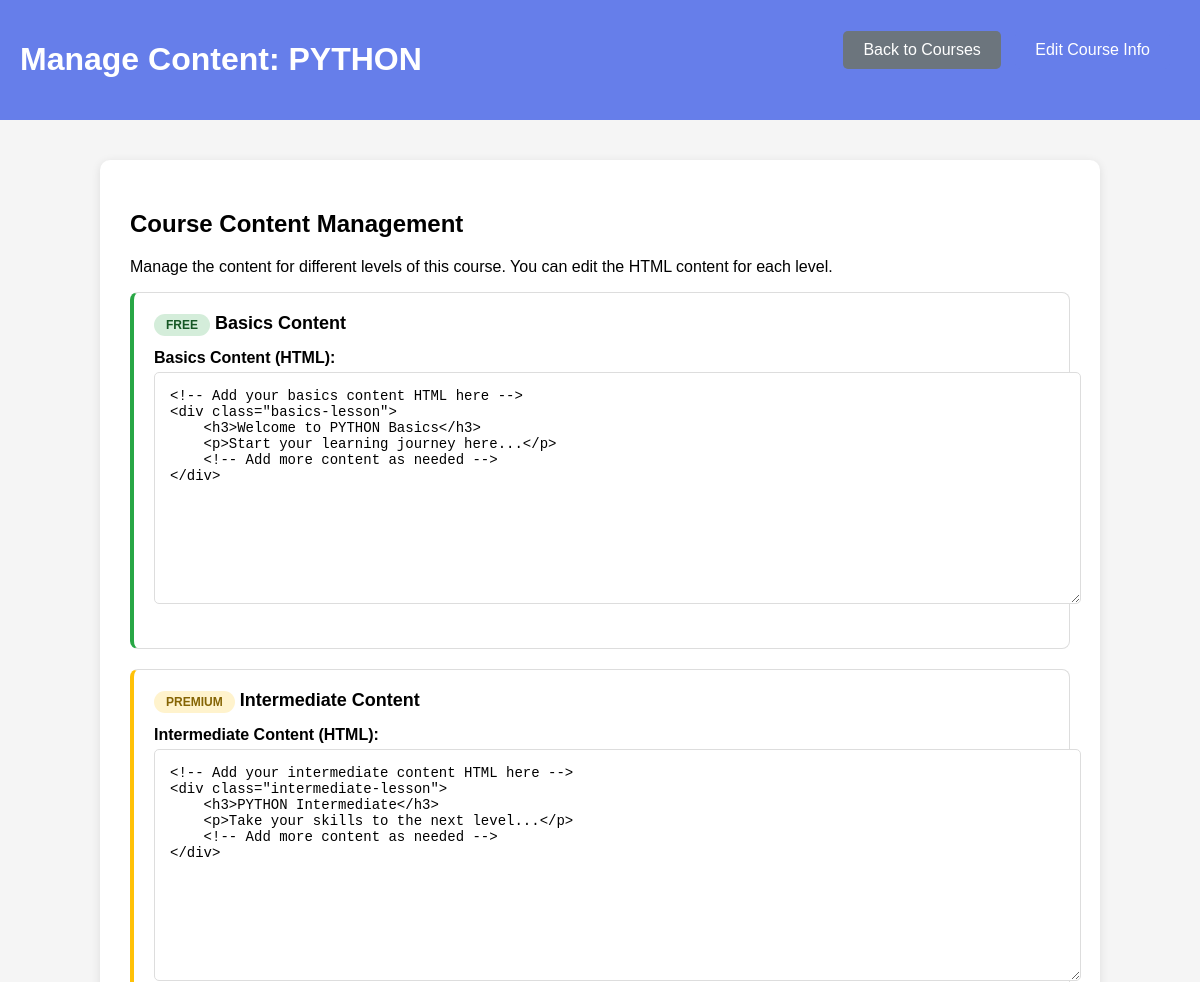
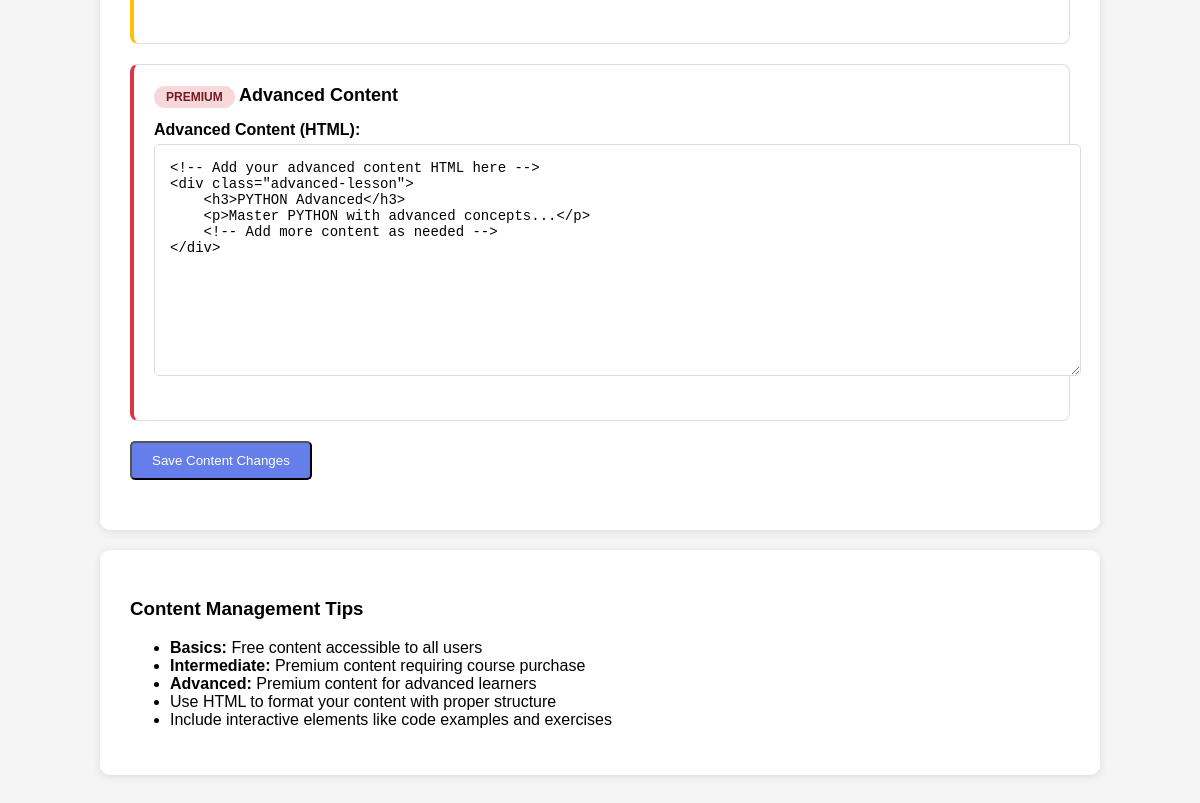
The page /manage_course_content/1/2 (signed in) on the database its author committed (2 pictures, top to bottom).
### website/models.py (models this page shows, shortened)
class Course(models.Model):
    name = models.CharField(max_length=50)
    description = models.TextField()
    price = models.IntegerField()
    discount = models.IntegerField( null=True, blank=True)

### website/views.py (the view)
# urls.py: path('manage_course_content/<int:course_id>/<int:did>', views.manage_course_content, name='manage_course_content'),
@login_required
def manage_course_content(request, course_id, did):
    developer = D.objects.get(id=did)
    course = Course.objects.get(id=course_id)
    if request.method == 'POST':
        print(f"Content management for course: {course.name}")
        return redirect('courses_list', developer.id)
    return render(request, 'developer/manage_course_content.html', {
        'developer': developer,
        'course': course
    })

### website/templates/developer/manage_course_content.html (shortened to what this page needs)
<!DOCTYPE html>
<html lang="en">
<head>
</head>
<body>
    <div class="header">
        <h1>Manage Content: {{ course.name }}</h1>
        <div>
            <a href="{% url 'courses_list' developer.id %}" class="btn btn-secondary">Back to Courses</a>
            <a href="{% url 'edit_course' course.id developer.id %}" class="btn">Edit Course Info</a>
        </div>
    </div>
    <div class="container">
        <div class="content-section">
            <h2>Course Content Management</h2>
            <p>Manage the content for different levels of this course. You can edit the HTML content for each level.</p>
            <form method="post">
                <div class="content-level basics">
                    <div class="level-title">
                        <span class="level-badge basics">Free</span>
                        Basics Content
                    </div>
                    <div class="form-group">
                        <label for="basics_content">Basics Content (HTML):</label>
                        <textarea name="basics_content" id="basics_content" placeholder="Enter HTML content for basics level...">
<div class="basics-lesson">
    <h3>Welcome to {{ course.name }} Basics</h3>
    <p>Start your learning journey here...</p>
</div>
                        </textarea>
                    </div>
                </div>
                <div class="content-level intermediate">
                    <div class="level-title">
                        <span class="level-badge intermediate">Premium</span>
                        Intermediate Content
                    </div>
                    <div class="form-group">
                        <label for="intermediate_content">Intermediate Content (HTML):</label>
                        <textarea name="intermediate_content" id="intermediate_content" placeholder="Enter HTML content for intermediate level...">
<div class="intermediate-lesson">
    <h3>{{ course.name }} Intermediate</h3>
    <p>Take your skills to the next level...</p>
</div>
                        </textarea>
                    </div>
                </div>
                <div class="content-level advanced">
                    <div class="level-title">
                        <span class="level-badge advanced">Premium</span>
                        Advanced Content
                    </div>
                    <div class="form-group">
                        <label for="advanced_content">Advanced Content (HTML):</label>
                        <textarea name="advanced_content" id="advanced_content" placeholder="Enter HTML content for advanced level...">
<div class="advanced-lesson">
    <h3>{{ course.name }} Advanced</h3>
    <p>Master {{ course.name }} with advanced concepts...</p>
</div>
                        </textarea>
                    </div>
                </div>
                <button type="submit" class="btn">Save Content Changes</button>
            </form>
        </div>
        <div class="content-section">
            <h3>Content Management Tips</h3>
            <ul>
                <li><strong>Basics:</strong> Free content accessible to all users</li>
                <li><strong>Intermediate:</strong> Premium content requiring course purchase</li>
                <li><strong>Advanced:</strong> Premium content for advanced learners</li>
                <li>Use HTML to format your content with proper structure</li>
                <li>Include interactive elements like code examples and exercises</li>
            </ul>
        </div>
    </div>
</body>
</html>

### website/templates/developer/manage_course_content.html (style rules this page uses)
body { font-family: Arial, sans-serif; margin: 0; padding: 0; background-color: #f5f5f5; }
.header { background: #667eea; color: white; padding: 20px; display: flex; justify-content: space-between; align-items: center; }
.container { max-width: 1000px; margin: 20px auto; padding: 20px; }
.btn { background: #667eea; color: white; padding: 10px 20px; text-decoration: none; border-radius: 5px; display: inline-block; margin-bottom: 20px; margin-right: 10px; }
.btn-secondary { background: #6c757d; }
.content-section { background: white; padding: 30px; border-radius: 10px; box-shadow: 0 2px 10px rgba(0,0,0,0.1); margin-bottom: 20px; }
.content-level { border: 1px solid #ddd; border-radius: 8px; padding: 20px; margin-bottom: 20px; }
.content-level.basics { border-left: 4px solid #28a745; }
.content-level.intermediate { border-left: 4px solid #ffc107; }
.content-level.advanced { border-left: 4px solid #dc3545; }
.level-title { font-size: 18px; font-weight: bold; margin-bottom: 15px; }
.level-badge { padding: 4px 12px; border-radius: 20px; font-size: 12px; font-weight: bold; text-transform: uppercase; }
.level-badge.basics { background: #d4edda; color: #155724; }
.level-badge.intermediate { background: #fff3cd; color: #856404; }
.level-badge.advanced { background: #f8d7da; color: #721c24; }
textarea { width: 100%; min-height: 200px; padding: 15px; border: 1px solid #ddd; border-radius: 5px; font-size: 14px; font-family: monospace; resize: vertical; }
.form-group { margin-bottom: 20px; }
label { display: block; margin-bottom: 5px; font-weight: bold; }

### rows shown on the page
Course: name "PYTHON", basics_content "<!-- Add your basics content HTML here --> <div class=\"basics-lesson\"> <h3>Welcome to PYTHON Basics</h3> <p>Start your learning journey here...</p> <!-- Add more content as needed --> </div>", intermediate_content "<!-- Add your intermediate content HTML here --> <div class=\"intermediate-lesson\"> <h3>PYTHON Intermediate</h3> <p>Take your skills to the next level...</p> <!-- Add more content as needed --> </div>", advanced_content "<!-- Add your advanced content HTML here --> <div class=\"advanced-lesson\"> <h3>PYTHON Advanced</h3> <p>Master PYTHON with advanced concepts...</p> <!-- Add more content as needed --> </div>"
